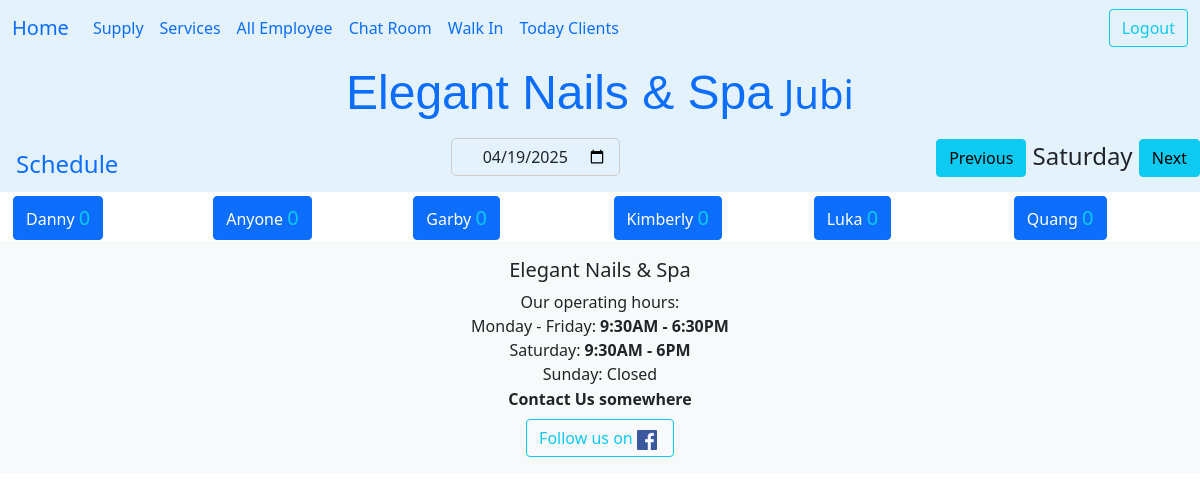
Page /dathen/all/ (signed in) on the earlier database version.
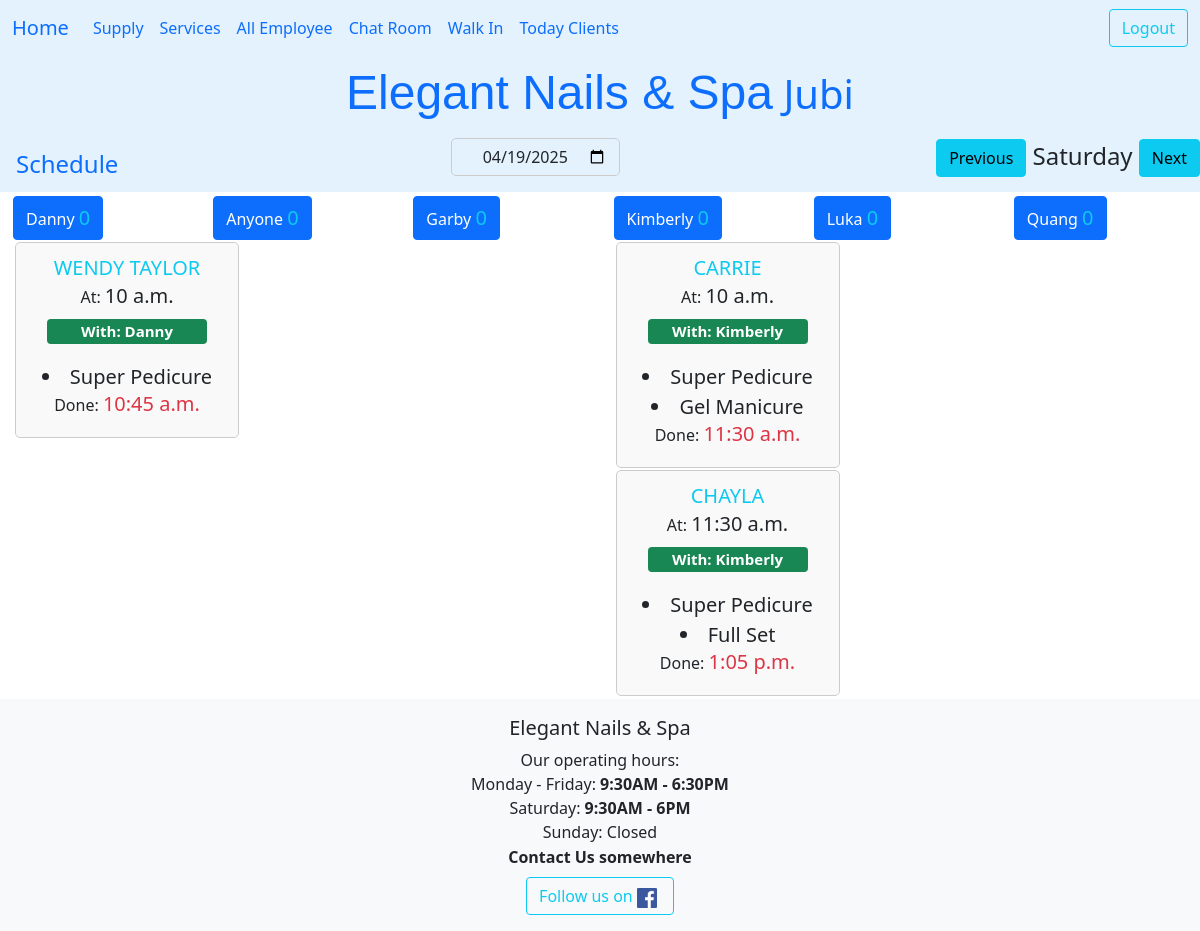
Same page on the later database version.
### ledger/models.py (models this page shows, shortened)
class Technician(models.Model):
    name = models.CharField(max_length=25)
    phone = PhoneNumberField()
    email = models.EmailField(max_length=40, null=True, blank=True)
    owner = models.ForeignKey(settings.AUTH_USER_MODEL, on_delete=models.DO_NOTHING)
    start_work_at = models.TimeField()
    end_work = models.TimeField()
    isWork = models.BooleanField(default=False)
    picture = models.ImageField(upload_to='tech_pictures/', null=True, editable=True)
    services = models.ManyToManyField("Service", blank=True, related_name="tech")
    time_come_in = models.DateTimeField(null=True)
    work_days = models.CharField(max_length=7, default="1111110", help_text="MTWTFSS: 1 for work, 0 for off")
    vacation_start = models.DateField(null=True, blank=True, help_text="Start vacation")
    vacation_end = models.DateField(null=True, blank=True, help_text="End vacation, back work!")
    date_go_work = models.DateField(null=True, blank=True)
    history = HistoricalRecords()
    def is_on_vacation(self, check_date):
        if self.vacation_start and self.vacation_end:
            return self.vacation_start <= check_date <= self.vacation_end
        return False
    class Meta:
        unique_together = ('name','phone',)
        ordering = ['name']
    def __str__(self) -> str:
        return self.name
    def get_today_clients(self):
        hnay = self.get_khachVisit().filter(day_comes=datetime.date.today()) #.exclude(status=Khach.Status.cancel)
        return hnay.order_by('time_at')
    def get_khachVisit(self):
        return self.khachvisits.all()
    def get_services_today(self):
        now = datetime.datetime.now()
        clients = self.get_today_clients().filter(time_at__lte=now)
        all_ser = []
        for client in clients:
            all_ser.extend(client.get_services())
        return len(all_ser)

class KhachVisit(models.Model):
    class Status(models.TextChoices):
        online = "Confirmed"
        anyone = "Anyone"
        cancel = "Cancel"
    technician = models.ForeignKey(Technician, on_delete=models.CASCADE, related_name="khachvisits", null=True)
    client = models.ForeignKey(Khach, on_delete=models.CASCADE, related_name="khachvisits")
    services = models.ManyToManyField("Service", blank=True)
    status = models.CharField(choices=Status.choices, max_length=20, default=Status.online, help_text="Choose anyone as an alternate!")
    day_comes = models.DateField()
    time_at = models.TimeField()
    total_spent = models.DecimalField(max_digits=7, decimal_places=2, editable=False, null=True)
    class Meta:
        ordering = ['-day_comes']
    def __str__(self) -> str:
        return self.client.full_name
    def get_visit_detail_url(self):
        return reverse("datHen:visit_detail", kwargs={'pk':self.pk})
    def get_cancel_url(self):
        return reverse("datHen:cancel_khachvisit", kwargs={'pk':self.pk})
    def get_time_done(sefl):
        tong = 0
        for service in sefl.services.all():
            tong += service.time_perform.total_seconds()
        if tong > 0:
            tong = tong/60
            return tong
        return tong
    def get_done_at(self):
        gio = datetime.datetime(1970,1,1,hour=self.time_at.hour, minute=self.time_at.minute) + timedelta(minutes=self.get_time_done())
        return datetime.time(hour=gio.hour, minute=gio.minute)

class Khach(models.Model):
    class Status(models.TextChoices):
        online = "Confirmed"
        anyone = "Anyone"
        cancel = "Cancel"
    full_name = models.CharField(max_length=25, validators=[MinLengthValidator(5)])
    phone = PhoneNumberField()
    email = models.EmailField(max_length=50, null=True, blank=True, help_text="Enter your email for booking confirmations.")
    technician = models.ForeignKey(Technician, on_delete=models.SET_NULL, null=True, blank=True, related_name='khachs')
    points = models.PositiveIntegerField(default=0)
    first_comes = models.DateTimeField(editable=False,auto_now_add=True)
    desc = models.TextField(max_length=250,blank=True, null=True)
    services = models.ManyToManyField("Service", blank=True, related_name="khachs")
    status = models.CharField(choices=Status.choices, max_length=20, default=Status.online, help_text="Choose anyone as an alternate!")
    day_comes = models.DateField()
    time_at = models.TimeField()
    tag = models.CharField(max_length=20, null=True, blank=True)
    birthday = models.DateField(null=True, blank=True)
    history = HistoricalRecords()
    class Meta:
        unique_together = ('full_name','phone',)#put email here for production, increase secure for chat
        ordering = ['full_name','-day_comes']
    def phone_formatted(self):
        so = str(self.phone)
        if len(so) == 12:
            so = f"{so[:2]} ({so[2:5]}) {so[5:8]}-{so[8:]}"
            return so
        else:
            return so

class Service(models.Model):
    class Category(models.TextChoices):
        nail = "Nail Enhancement"
        mani = "Manicure"
        pedi = "Pedicure"
        wax = "Wax"
        fix = "Fix"
    service = models.CharField(max_length=30)
    price = models.FloatField()
    time_perform = models.DurationField(default=timezone.timedelta(minutes=45))
    description = models.CharField(max_length=800, null=True, blank=True)
    owner = models.ForeignKey(settings.AUTH_USER_MODEL, on_delete=models.CASCADE)
    category = models.CharField(choices=Category.choices, max_length=20, default=Category.nail, help_text="Choose one of the categories.")
    def __str__(self) -> str:
        return self.service
    class Meta:
        unique_together = ('service','price')
        ordering = ['price']

### datHen/views.py (the view)
# urls.py: path('all/', views.DatHenView.as_view(), name='listHen' ),
class DatHenView(LoginRequiredMixin,View):
    template_name = 'datHen/dathenview.html'
    def get(self, request):
        date_str = request.GET.get('date')
        if date_str:
            try:
                selected_date = timezone.datetime.strptime(date_str, '%Y-%m-%d').date()
            except ValueError:
                selected_date = timezone.now().date()
        else:
            selected_date = timezone.now().date()
        form = DatePickerInput(initial={'date': selected_date})
        prev_day = selected_date - timedelta(days=1)
        next_day = selected_date + timedelta(days=1)
        all_tech = Technician.objects.filter(owner=request.user)
        context = {
            'allTech' : all_tech,
            'selected_date': selected_date,
            'prev_day' : prev_day,
            'next_day' : next_day,
            'form': form,
        }
        for tech in all_tech:
            tech.on_vacation = tech.is_on_vacation(check_date=selected_date)
            tech.clients = tech.get_khachVisit().filter(day_comes=selected_date).order_by('time_at')
        return render(request, self.template_name, context)

### datHen/forms.py
class DatePickerInput(forms.Form):
    date = forms.DateField(
        widget=ChonNgay(),
        label=""
        )

### datHen/templates/datHen/dathenview.html (shortened to what this page needs)
{% extends 'base.html' %}
{% load crispy_forms_tags %}
{% load humanize %}
{% load static %}
{% block nutChinh %}
        <div class="d-flex flex-row">
            <div class="nav-item">
                <a class="nav-link" href="{% url 'datHen:schedule_user' %}"><span>Schedule</span></a>
            </div>
        </div>
{% endblock nutChinh %}
{% block time %}
    <div class="d-grid gap-2 d-md-flex justify-content-md-end">
        {{ form.date | as_crispy_field }}
    </div>
{% endblock time %}
{% block nutPhu %}
    <div class="date-navigation">
        <a href="?date={{ prev_day|date:'Y-m-d' }}" class="btn btn-info">Previous</a>
            <span class="current-date">{{ selected_date|date:'l' }}</span>
        <a href="?date={{ next_day|date:'Y-m-d' }}" class="btn btn-info">Next</a>
    </div>
{% endblock nutPhu %}
{% block heading %}
<link rel="stylesheet" href="{% static 'css/dathenview.css' %}">
{% endblock heading %}
{% block content %}
<div class="container_tech">
    {% for tech in allTech %}
    <div class="col-md-2 align-text-top" id="tech">
        <span class="fs-3">
            <a href="{% url 'ledger:vacation' tech.id %}" class="btn {% if tech.on_vacation %}btn-secondary{% else %}btn-primary{% endif %}" role="button" > {{ tech.name | title }}
                <span class="text-info fs-5">{% if tech.on_vacation %}Off {% else %}  {{ tech.get_services_today }} </span>{% endif %}
            </a>
        </span>
            {% for khach in tech.clients %}
                <div class="card" style="width: 14rem;" id="client_{{ khach }}">
                    <a tabindex="0" class="btn btn-lg" role="button" data-bs-trigger="focus" data-bs-toggle="popover" data-bs-title="{{ khach.client.phone_formatted }}" data-bs-html="true" data-bs-content='<div><a href="{{ khach.get_cancel_url }}" class="btn btn-danger" role="button" >Cancel Appoinment</a><p>Tag: {{ khach.client.tag | default:"" }}</p><a href="{{ khach.get_visit_detail_url }}" class="btn btn-primary" role="button" >Detail</a><p>{{ khach.client.desc | default:""}}</p></div>'>
                        <div class="card-body">
                            <h5 class="card-title text-info">{{ khach }}</h5>
                            <h6 class="card-subtitle mb-2 text-body-secondary">At: <span class="fs-5">{{ khach.time_at }}</span></h6>
                            <p class="card-text">
                                <span class="badge {% if khach.status == "Anyone" %} bg-warning
                                {% elif khach.status == 'Cancel' %} bg-danger
                                {% else %} bg-success
                                {% endif %} text-wrap fw-medium" style="width: 10rem;">
                                        With: {{ khach.technician | title }}
                                </span>
                            </p>
                            {% if khach.services %}
                                {% for dichvu in khach.services.all %}
                                    <li>{{ dichvu | title }} </li>
                                {% endfor %}
                            {% endif %}
                            <h6>Done: <span class="fs-5 text-danger">{{ khach.get_done_at }}</span></h6>
                        </div>
                    </a>
                </div>
        {%endfor%}
    </div>
    {%endfor%}
</div>
{% endblock content %}
{% block footer %}
    <strong>Contact Us somewhere</strong>
{% endblock footer %}

Differences in the rows shown:
added KhachVisit: client.full_name "WENDY TAYLOR", time_at "10 a.m.", technician "Danny", get_done_at "10:45 a.m.", shown under Technician "Danny"
now on this page (row unchanged): Service: service "Super Pedicure"
added KhachVisit: client.full_name "CARRIE", time_at "10 a.m.", technician "Kimberly", get_done_at "11:30 a.m.", shown under Technician "Kimberly"
now on this page (row unchanged): Service: service "Gel Manicure", shown under "CARRIE"
added KhachVisit: client.full_name "CHAYLA", time_at "11:30 a.m.", technician "Kimberly", get_done_at "1:05 p.m.", shown under Technician "Kimberly"
now on this page (row unchanged): Service: service "Full Set", shown under "CHAYLA"
